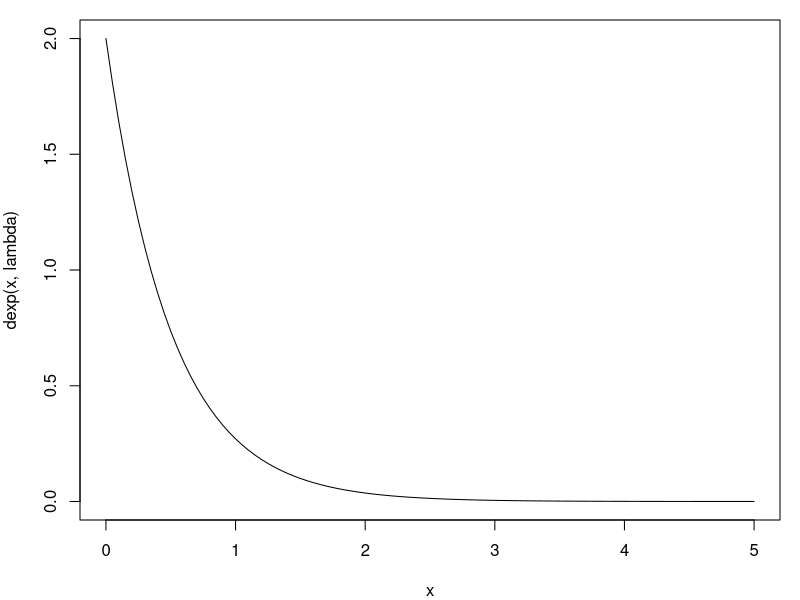
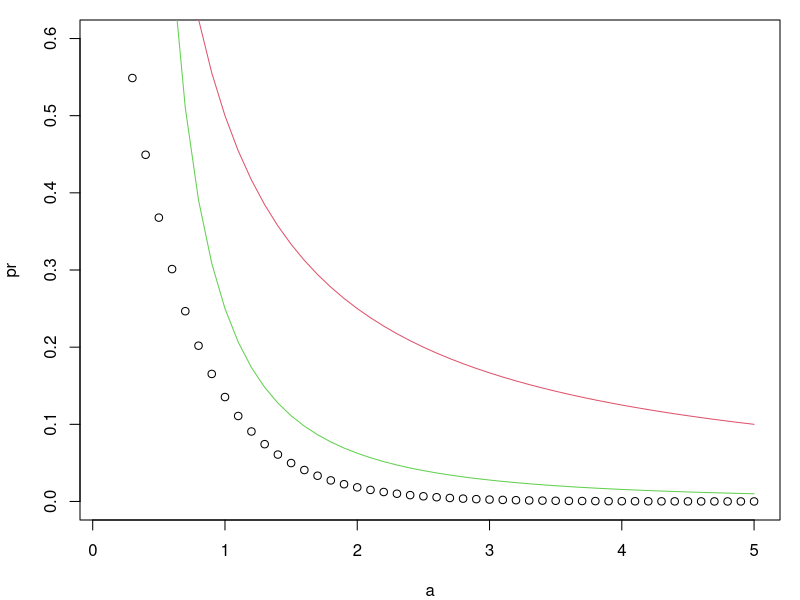
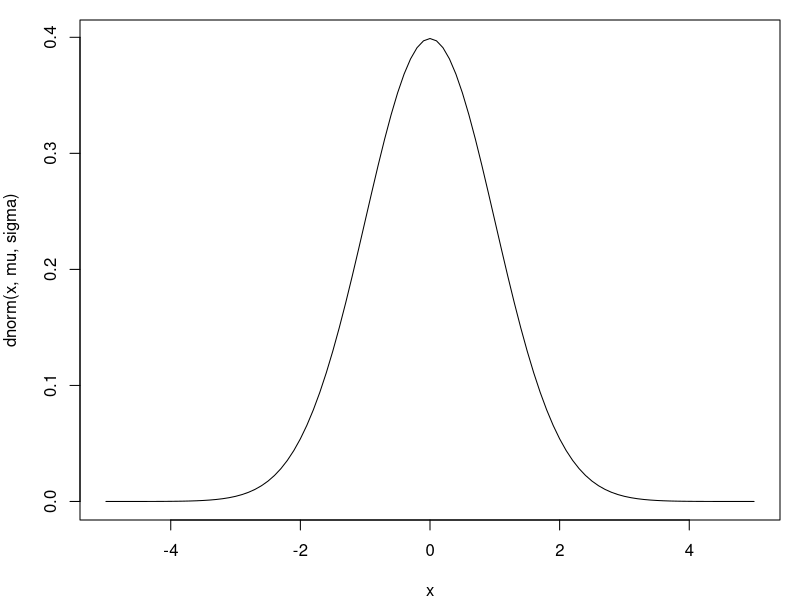
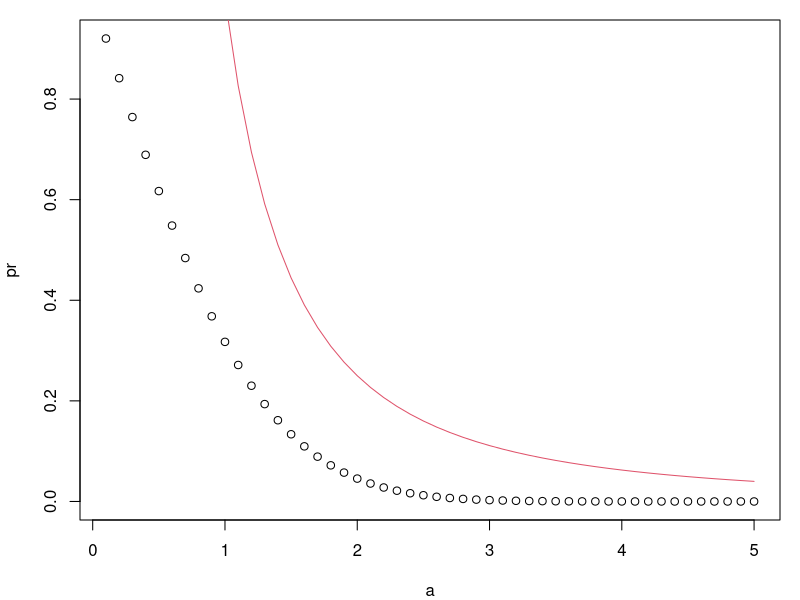
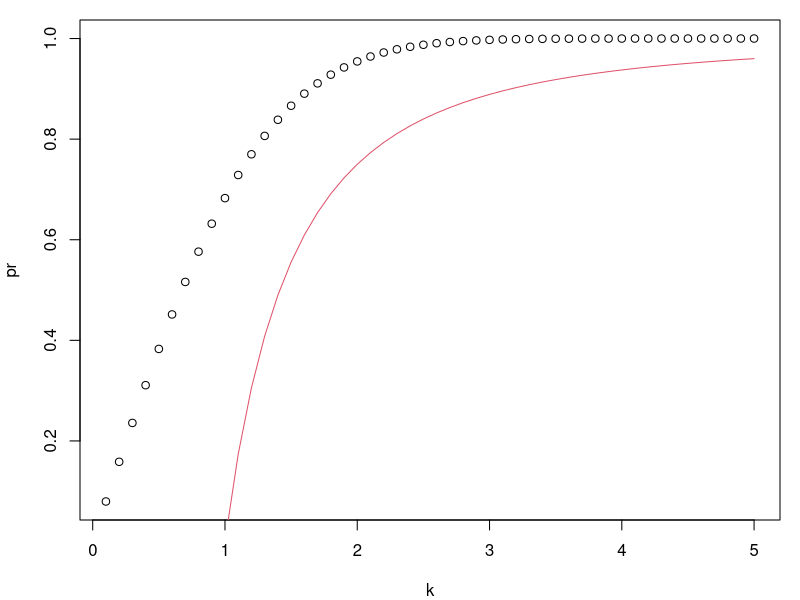
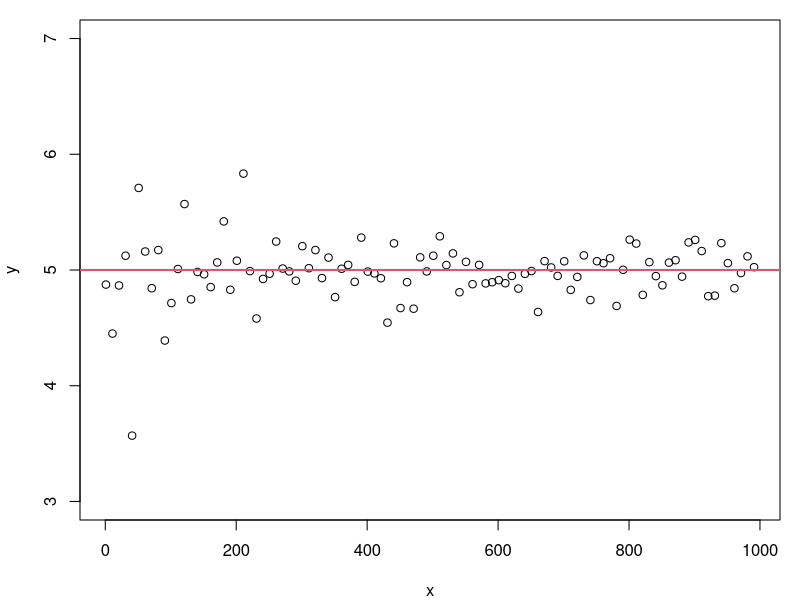
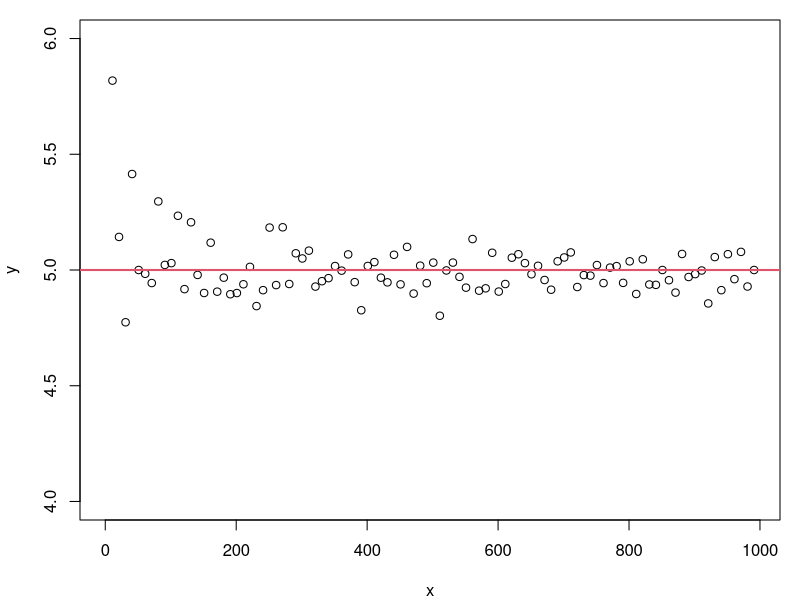
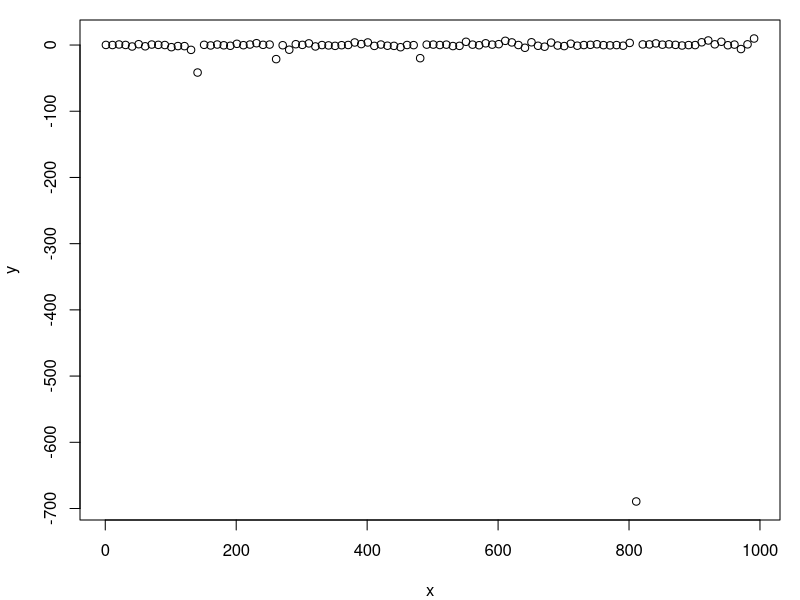

Write the R code that produced these figures, in order.
######################################
# Statistics for data science: R 
# 
# http://didawiki.di.unipi.it/doku.php/mds/sds/
######################################

# [CTRL-Enter] to execute a line

###### Script Lesson 14: Law of large numbers, and the central limit theorem

par(mar=c(4,4,1,1))

# Markov's inequality
lambda = 2 # X ~ Exp(lambda)
mu = 1/lambda # E[X] = 1/lambda
curve(dexp(x, lambda), xlim=c(0, 5))
a = seq(0.1, 5, 0.1)
pr = 1 - pexp(a, lambda) # P(X>a)
plot(a, pr, ylim=c(0, 0.6))
# large upper bound!
lines(a, mu/a, col=2)  # see help(lines)

# Chebyshev's inequality
var = 1/lambda^2 # Var(X) = 1/lambda^2
lines(a, var/a^2, col=3) # better upper bound for a > 1

mu = 0; sigma = 1
# normal distribution
curve(dnorm(x, mu, sigma), xlim=c(mu-5,mu+5))
a = seq(0.1, 5, 0.1)
pr = pnorm(mu-a, mu, sigma) + (1-pnorm(mu+a, mu, sigma)) # P(|Y-mu|>a)
pr = 2*pnorm(mu-a, mu, sigma) # equivalent because normal distribution is symmetric
plot(a, pr)
lines(a, 1/a^2 * sigma^2, col=2) # large upper bound! Especially for a < 1
# P(|Y-mu|<=k*sigma) >= 1 - 1/k^2
k = seq(0.1, 5, 0.1)
pr = pnorm(mu+k*sigma, mu, sigma) - pnorm(mu-k*sigma, mu, sigma) # P(|Y-mu|< k*sigma)
plot(k, pr)
lines(k, 1-1/k^2, col=2) # small lower bound! Even negative for k < 1

# Law of large numbers

# Exercise - Fig. 13.2 from [B1]: plot mean(rnomr(n)) for n in 1:1000
x = seq(1, 1000, 10)
# N(5, 4)
y = sapply(x, function(n) mean(rnorm(n, 5, 4)))
plot(x, y, ylim=c(3,7)) 
abline(h=5, col=2, lwd=2) # straight line, see help(abline)

# Bin(10, 0.5) E[X] = 10*0.5 = 5
y = sapply(x, function(n) mean(rbinom(n, 10, 0.5)))
plot(x, y, ylim=c(4,6)) 
abline(h=5, col=2, lwd=2)

# Cauchy(0, 1) E[X] does not exist!
y = sapply(x, function(n) mean(rcauchy(n)))
plot(x, y) 

# Estimating probabilities

# joint probability P(C=c,A=a) = P(Y=c|A=a)P(A=a)
# with P(A=a) ~ Bin(5, p) and P(C=c|A=a) ~ Ber(0.50+a*0.01)
n = 10000; p=0.5
ra = rbinom(n, 5, p)
dbinom(0:5, 5, p)
rc = sapply(ra, function(a) rbinom(1, 1, 0.5+a*0.01))
df = data.frame(ra, rc); colnames(df)=c("A", "C")
View(df)

# estimating p=P(C=1|A=2)
a = 2; c = 1
# theoretical Ber(0.50+a*0.01) means p = 0.52
truep = dbinom(c, 1, 0.5+a*0.01)
truep
# estimate
pac = mean(df$A==a & df$C==c)
pa = mean(df$A==a)
pac/pa

# target encoding of A=a
encoding = tapply(df$C, df$A, mean)
encoding
df$encodedA = encoding[df$A+1]
View(df)

# Central Limit Theorem

# from a Gaussian
n = 50
xns = replicate(1000, mean(rnorm(n, 1, 2)) )
hist(xns, breaks=30, freq=FALSE, ylim=c(0,3))
curve(dnorm(x, 1, 2/sqrt(n)), add=TRUE, col=2, lwd=2)
n = 100
xns = replicate(1000, mean(rnorm(n, 1, 2)) )
hist(xns, breaks=30, freq=FALSE, add=T, col=3)
curve(dnorm(x, 1, 2/sqrt(n)), add=TRUE, col=4, lwd=2)

# from an Exponential
# Exp(2) E[X] = 0.5 Var[X] = 0.5^2
xns = replicate(1000, mean(rexp(n, 2)) )
hist(xns, breaks=30, freq=FALSE)
curve(dnorm(x, 0.5, 0.5/sqrt(n)), add=TRUE, col="red", lwd=2)

# mean, sigma and n are parameters
central.limit = function(xns, mu=0, sigma=1, n=1, ...)
{
  h = hist(xns, plot=FALSE, breaks="Scott", ...)
  ylim = range(0, h$density, dnorm(mu, mu, sigma/sqrt(n)))
  hist(xns, freq=FALSE, breaks="Scott", ylim=ylim, xlab=deparse(substitute(xns)), ...) 
  curve(dnorm(x, mu, sigma/sqrt(n)), add=TRUE, col="red", lwd=2)
}

# central limit theorem - Exp(2)
xns = replicate(1000, mean(rexp(n, 2)) )
central.limit(xns, 0.5, 0.5, n)

# central limit theorem - Unif(-1, 1)
xns = replicate(1000, mean(runif(n, -1, 1)) )
central.limit(xns, 0, 2/sqrt(12), n)

# central limit theorem - Binom(100, 0.5)
xns = replicate(1000, mean(rbinom(n, 100, 0.5)) )
central.limit(xns, 100*0.5, sqrt(100*0.25), n)

# z transformation
z.transf = function(xn, mu, sigma, n) (sqrt(n)*(xn-mu)/sigma)

# now use standard normal - Unif(-1, 1)
xns = replicate( 1000, mean(runif(n, -1, 1)) )
zns = z.transf(xns, 0, 2/sqrt(12), n)
central.limit(zns)

# central limit theorem- Binom(100, 0.5)
xns = replicate(1000, mean(rbinom(n, 100, 0.5)) )
zns = z.transf(xns, 100*0.5, sqrt(100*0.25), n)
central.limit(zns)

# approximating probabilities

# let X_i ~ Exp(lambda=2)
n = 100; lambda = 2
mu = 1/lambda # expectation 
sigma = 1/lambda # stdev
# What is P((X1+...+Xn)/n >= 0.6)?
true_answer = 1-pgamma(0.6*n, n, lambda)
true_answer
# approx using CLT
z = (0.6-mu)/(sigma/sqrt(n))
# or
z = z.transf(0.6, mu, sigma, n)
approx_answer = 1-pnorm(z)
approx_answer
# true of (X1+...+Xn)/n using change-of-units
curve(n*dgamma(n*x, n, lambda), xlim=c(0, 1)) 
# approximation (X1+...+Xn)/n ~ N(mu, sigma^2/n)
curve(dnorm(x, mu, sigma/sqrt(n)), add=T, col=2)
# true df of X1+...+Xn since X_i ~ Exp(lambda=2)
curve(dgamma(x, n, lambda), xlim=c(0, n)) 
# approximation (X1+...+Xn) ~ N(mu*n, n*sigma^2)
curve(dnorm(x, mu*n, sqrt(n)*sigma), xlim=c(0, n), add=T, col=2)
